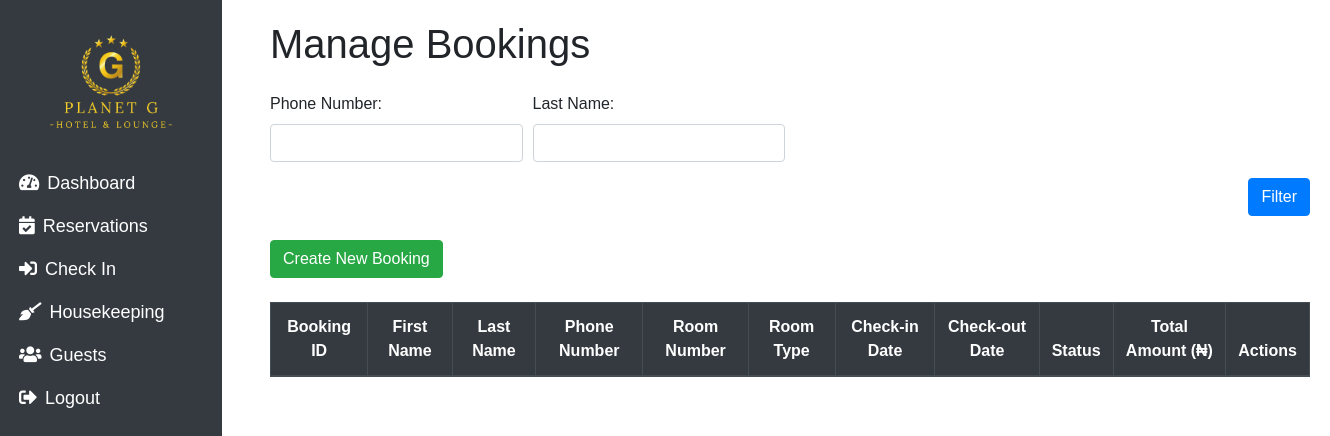
Before: /bookings with the older database file.
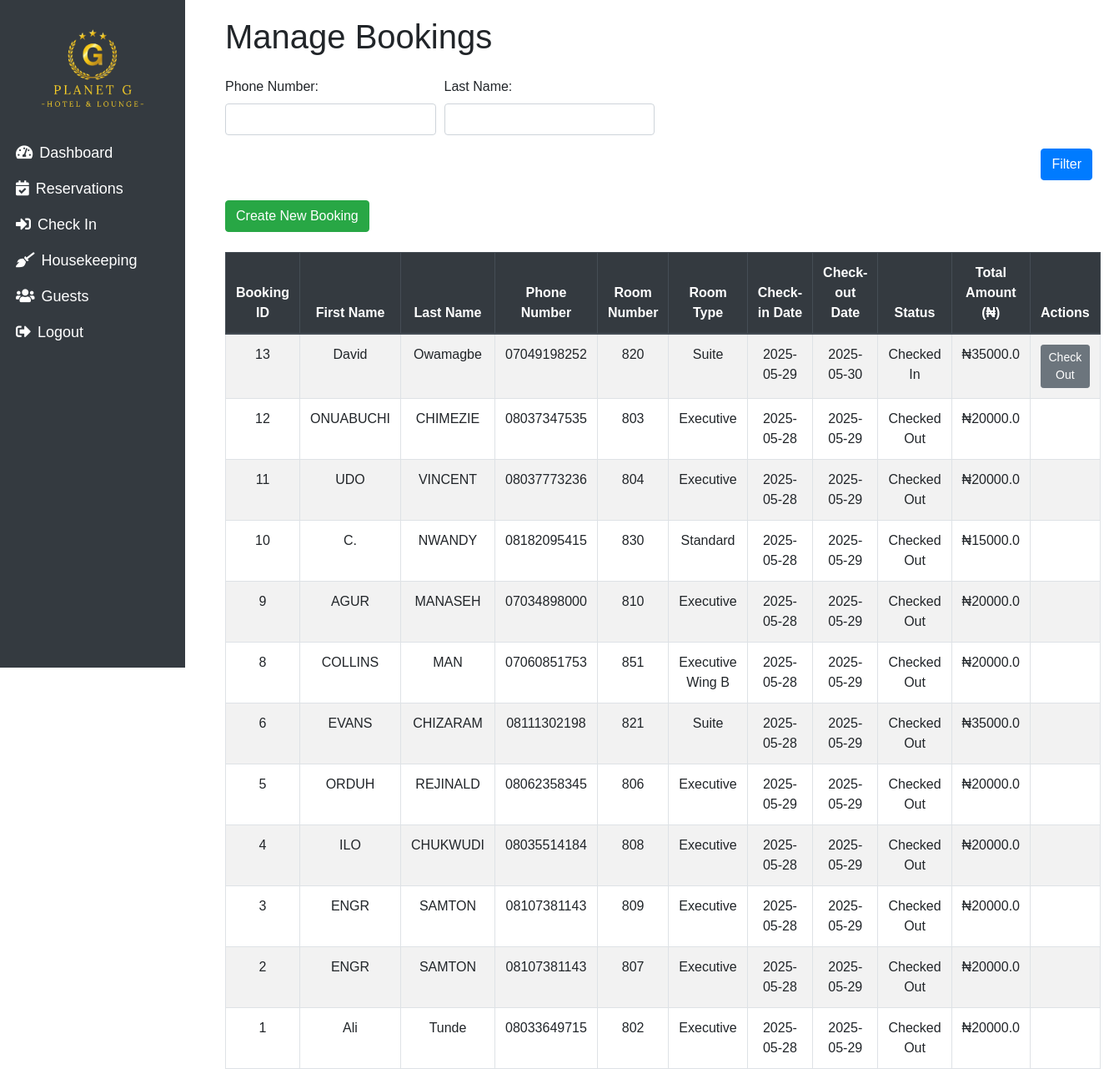
After: the same page with the newer database file.
### main.py (models this page shows, shortened)
class Booking(db.Model):
    id = db.Column(db.Integer, primary_key=True)
    first_name = db.Column(db.String(100), nullable=False)
    last_name = db.Column(db.String(100), nullable=False)
    phone_number = db.Column(db.String(20), nullable=False)
    email = db.Column(db.String(120), nullable=True)
    address = db.Column(db.String(200), nullable=False)
    id_type = db.Column(db.String(50), nullable=True)
    id_number = db.Column(db.String(50), nullable=True)
    check_in_date = db.Column(db.Date, nullable=False)
    check_out_date = db.Column(db.Date, nullable=False)
    children_number = db.Column(db.Integer, nullable=False)
    adults_number = db.Column(db.Integer, nullable=False)
    status = db.Column(db.String(20), nullable=False, default='Pending')
    room_id = db.Column(db.Integer, db.ForeignKey('room.id'), nullable=False)
    guest_id = db.Column(db.Integer, db.ForeignKey('guest.id'), nullable=False)  # ForeignKey for Guest
    total_amount = db.Column(db.Float, nullable=False)

class Room(db.Model):
    id = db.Column(db.Integer, primary_key=True)
    room_number = db.Column(db.String(50), unique=True, nullable=False)
    room_type = db.Column(db.String(50), nullable=False)
    status = db.Column(db.String(50), nullable=False)
    price = db.Column(db.Numeric(10, 2), nullable=False)  # Numeric type for price
    bookings = db.relationship('Booking', backref='room', lazy=True)
    reservations = db.relationship('Reservation', backref='room', lazy=True)

### main.py (the view)
@app.route('/bookings', methods=['GET'])
def manage_bookings():
    phone_number = request.args.get('phone_number','')
    last_name = request.args.get('last_name','')
    bookings = Booking.query
    if phone_number:
        bookings = bookings.filter(Booking.phone_number.like(f'%{phone_number}%'))
    if last_name:
        bookings = bookings.filter(Booking.last_name.like(f'%{last_name}%'))
    bookings = bookings.order_by(Booking.id.desc()).all()
    return render_template('manage_bookings.html', bookings=bookings,phone_number=phone_number,last_name=last_name)

### templates/manage_bookings.html (shortened to what the changed rows need)
<!DOCTYPE html>
<html lang="en">
<head>
    <link rel="stylesheet" href="https://stackpath.bootstrapcdn.com/bootstrap/4.5.2/css/bootstrap.min.css">
    <link rel="stylesheet" href="/static/css/dashboard.css" />
    <link href="https://cdnjs.cloudflare.com/ajax/libs/font-awesome/5.15.4/css/all.min.css" rel="stylesheet">
</head>
<body>
    <div class="content">
        <h1 class="mb-4">Manage Bookings</h1>
        <table class="table table-striped table-bordered">
            <thead class="thead-dark">
                <tr>
                    <th>Booking ID</th>
                    <th>First Name</th>
                    <th>Last Name</th>
                    <th>Phone Number</th>
                    <th>Room Number</th>
                    <th>Room Type</th>
                    <th>Check-in Date</th>
                    <th>Check-out Date</th>
                    <th>Status</th>
                    <th>Total Amount (₦)</th>
                    <th>Actions</th>
                </tr>
            </thead>
            <tbody>
                {% for booking in bookings %}
                <tr>
                    <td>{{ booking.id }}</td>
                    <td>{{ booking.first_name }}</td>
                    <td>{{ booking.last_name }}</td>
                    <td>{{ booking.phone_number }}</td>
                    <td>{{ booking.room.room_number }}</td>
                    <td>{{ booking.room.room_type }}</td>
                    <td>{{ booking.check_in_date }}</td>
                    <td>{{ booking.check_out_date }}</td>
                    <td>{{ booking.status }}</td>
                    <td>₦{{ booking.total_amount }}</td>
                    <td>
                        {% if booking.status == 'Pending' %}
                        <form action="{{ url_for('check_in', booking_id=booking.id) }}" method="POST" style="display:inline;">
                            <button type="submit" class="btn btn-primary btn-sm">Check In</button>
                        </form>
                        {% elif booking.status == 'Checked In' %}
                        <form action="{{ url_for('check_out', booking_id=booking.id) }}" method="POST" style="display:inline;">
                            <button type="submit" class="btn btn-secondary btn-sm">Check Out</button>
                        </form>
                        {% endif %}
                    </td>
                </tr>
                {% endfor %}
            </tbody>
        </table>
    </div>
</body>
</html>

Changed rows visible on the page:
added Booking: id "13", first_name "David", last_name "Owamagbe", phone_number "07049198252", room.room_number "820", room.room_type "Suite", check_in_date "2025-05-29", check_out_date "2025-05-30", status "Checked In", total_amount "35000.0"
added Booking: id "12", first_name "ONUABUCHI", last_name "CHIMEZIE", phone_number "08037347535", room.room_number "803", room.room_type "Executive", check_in_date "2025-05-28", check_out_date "2025-05-29", status "Checked Out", total_amount "20000.0"
added Booking: id "11", first_name "UDO", last_name "VINCENT", phone_number "08037773236", room.room_number "804", room.room_type "Executive", check_in_date "2025-05-28", check_out_date "2025-05-29", status "Checked Out", total_amount "20000.0"
added Booking: id "10", first_name "C.", last_name "NWANDY", phone_number "08182095415", room.room_number "830", room.room_type "Standard", check_in_date "2025-05-28", check_out_date "2025-05-29", status "Checked Out", total_amount "15000.0"
added Booking: id "9", first_name "AGUR", last_name "MANASEH", phone_number "07034898000", room.room_number "810", room.room_type "Executive", check_in_date "2025-05-28", check_out_date "2025-05-29", status "Checked Out", total_amount "20000.0"
added Booking: id "8", first_name "COLLINS", last_name "MAN", phone_number "07060851753", room.room_number "851", room.room_type "Executive Wing B", check_in_date "2025-05-28", check_out_date "2025-05-29", status "Checked Out", total_amount "20000.0"
added Booking: id "6", first_name "EVANS", last_name "CHIZARAM", phone_number "08111302198", room.room_number "821", room.room_type "Suite", check_in_date "2025-05-28", check_out_date "2025-05-29", status "Checked Out", total_amount "35000.0"
added Booking: id "5", first_name "ORDUH", last_name "REJINALD", phone_number "08062358345", room.room_number "806", room.room_type "Executive", check_in_date "2025-05-29", check_out_date "2025-05-29", status "Checked Out", total_amount "20000.0"
added Booking: id "4", first_name "ILO", last_name "CHUKWUDI", phone_number "08035514184", room.room_number "808", room.room_type "Executive", check_in_date "2025-05-28", check_out_date "2025-05-29", status "Checked Out", total_amount "20000.0"
added Booking: id "3", first_name "ENGR", last_name "SAMTON", phone_number "08107381143", room.room_number "809", room.room_type "Executive", check_in_date "2025-05-28", check_out_date "2025-05-29", status "Checked Out", total_amount "20000.0"
added Booking: id "2", first_name "ENGR", last_name "SAMTON", phone_number "08107381143", room.room_number "807", room.room_type "Executive", check_in_date "2025-05-28", check_out_date "2025-05-29", status "Checked Out", total_amount "20000.0"
added Booking: id "1", first_name "Ali", last_name "Tunde", phone_number "08033649715", room.room_number "802", room.room_type "Executive", check_in_date "2025-05-28", check_out_date "2025-05-29", status "Checked Out", total_amount "20000.0"
